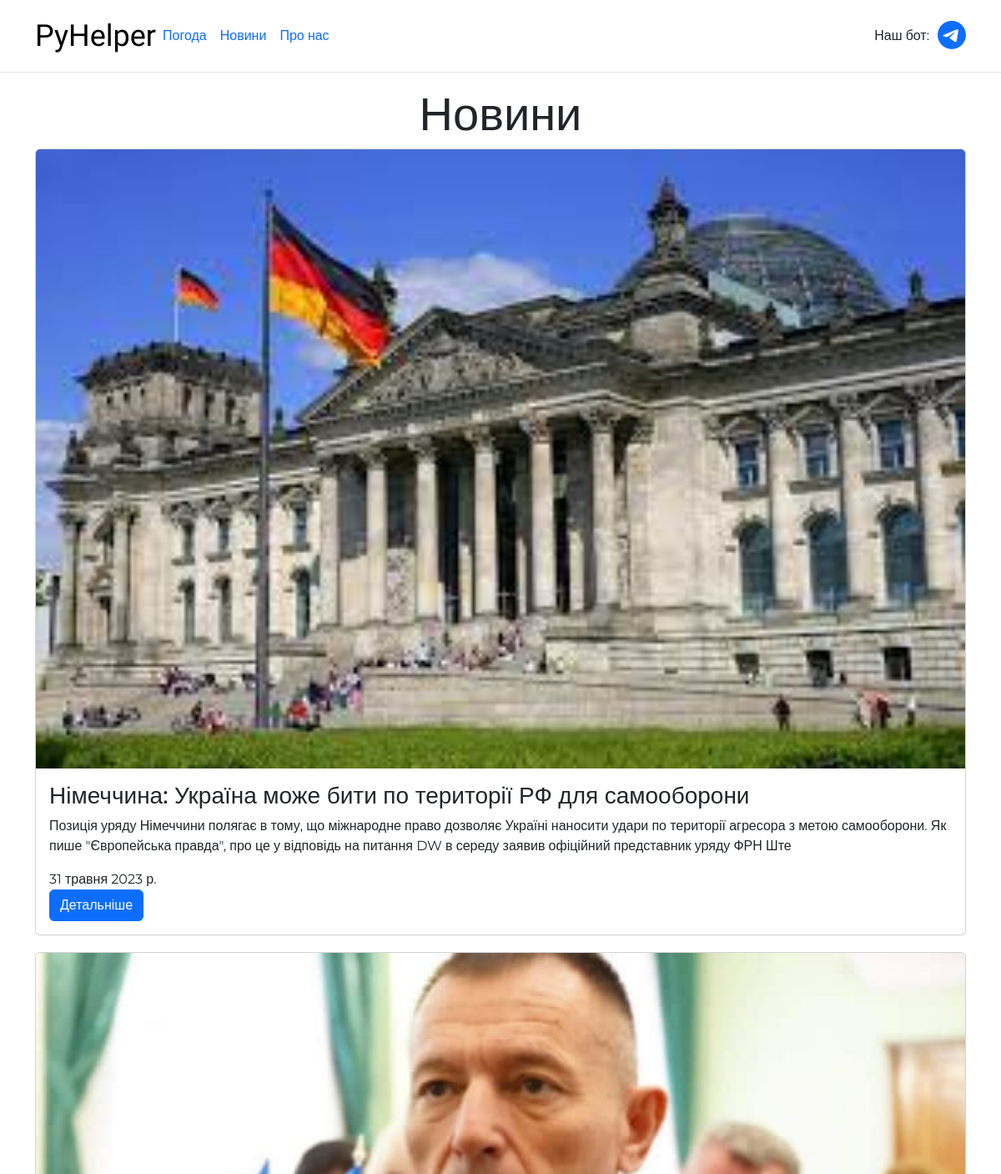
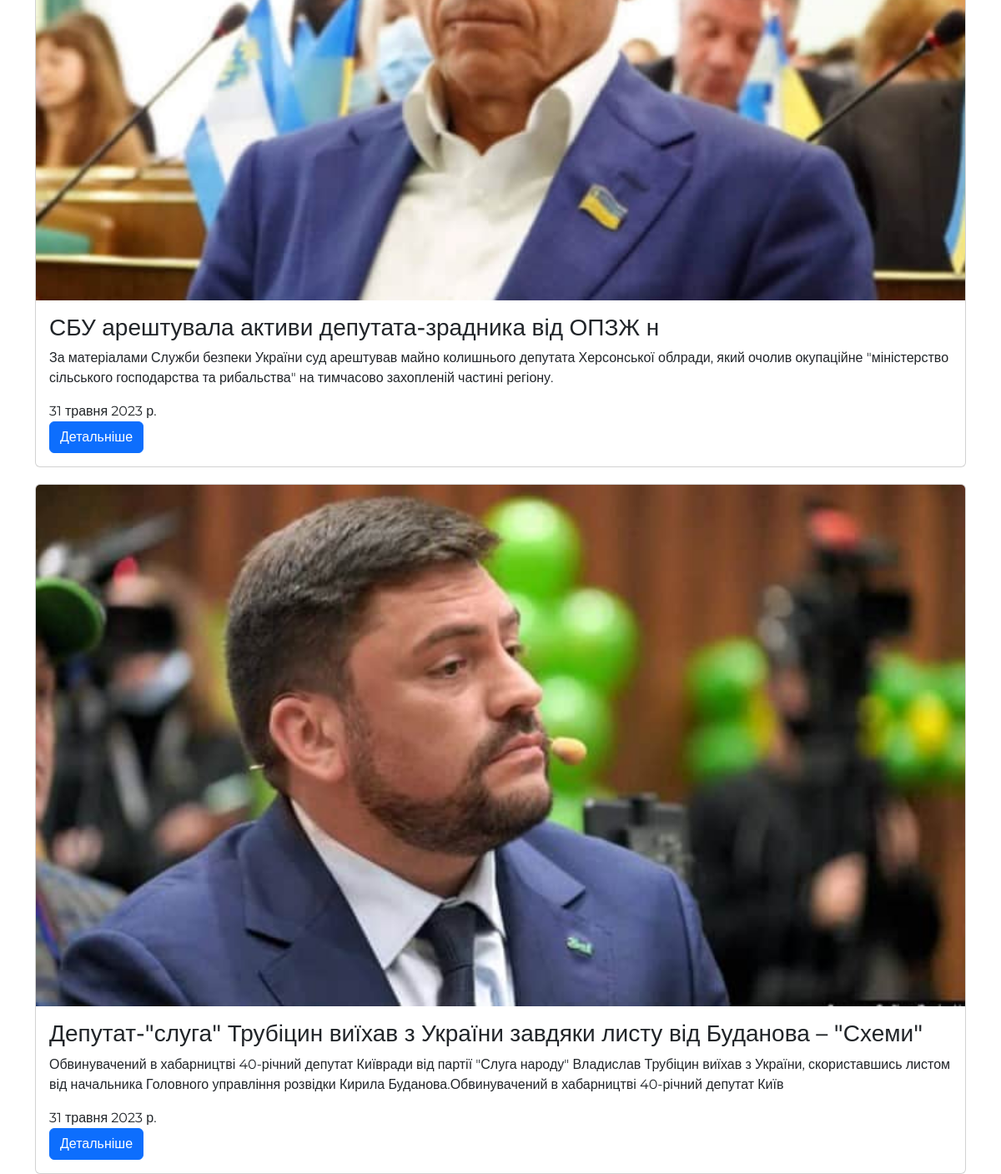
Page /news/ on the committed database (2 pictures, top to bottom).
### news/models.py (models this page shows, shortened)
class Articles(models.Model):
    title = models.CharField('Назва', max_length=100)
    anons = models.CharField('Анонс', max_length=250)
    full_text = models.TextField('Стаття')
    image = models.ImageField('Зображення', default='img.jpg', upload_to='static/article_images/')
    date = models.DateField('Дата публікації')

### news/views.py (the view)
# urls.py: path('news', views.weather, name='news'),
def news(request):
   news = Articles.objects.all()
   return render(request, 'news/index.html', {'news': news})

### news/templates/news/index.html
{% extends 'myapp/layout.html'%}
{% load static %}
{% block content %}
<h3 class="news-title display-4">Новини</h3>
<div class="flex-container">
   {% for el in news %}
      <div class="card">
         <img class="card-img-top" src="/{{ el.image }}" alt="image">
         <div class="card-body">
            <h3 class="card-title">{{ el.title }}</h3>
            <p class="card-text">{{ el.anons }}</p>
            <div class="card-date">{{ el.date }}</div>
            <a href="#" class="btn btn-primary">Детальніше</a>
         </div>
</div>
  {% endfor %}
</div>
{% endblock %}z

### myapp/templates/myapp/layout.html (shortened to what this page needs)
<!DOCTYPE html>
<html lang="en">
<head>
   <link rel="stylesheet" href="https://cdn.jsdelivr.net/npm/bootstrap@5.2.3/dist/css/bootstrap.min.css"
>
   {% load static %}
   <link rel="stylesheet" type="text/css" href="{% static 'css/style.css' %}">
   <link rel="stylesheet" href="https://cdnjs.cloudflare.com/ajax/libs/font-awesome/6.4.0/css/all.min.css">
</head>
<body>
   <header class="p-3 mb-3 border-bottom">
      <div class="container">
         <div class="d-flex flex-wrap align-items-center justify-content-center justify-content-lg-start">
            <a href="/" class="logo d-flex align-items-center mb-2 mb-lg-0 link-body-emphasis text-decoration-none">
               PyHelper
            </a>
            <ul class="nav col-12 col-lg-auto me-lg-auto mb-2 justify-content-center mb-md-0">
               <li><a href="{% url 'weather' %}" class="nav-link px-2 link-body-emphasis">Погода</a></li>
               <li><a href="{% url 'news' %}" class="nav-link px-2 link-body-emphasis">Новини</a></li>
               <li><a href="{% url 'about' %}" class="nav-link px-2 link-body-emphasis">Про нас</a></li>
            </ul>
            <ul class="nav-telegram">
               <div class="title">Наш бот:</div>
               <a href="https://t.me/indz_weather_bot" class="telegram-link">
                  <i class="fab fa-telegram"></i>
               </a>
            </ul>
         </div>
      </div>
   </header>
   <div class="container">
      {% block content %}{% endblock %}
   </div>
</body>
</html>

### static/css/style.css (style rules this page uses)
* { transition: 0.5s; font-family: 'Montserrat', sans-serif; }
header { background: rgba(255, 255, 255, 0.6); }
.logo { color: black; font-size: 36px; font-family: 'Nova Square', cursive; }
.news-title { text-align: center; }
.flex-container { display: flex; flex-direction: column; flex-wrap: wrap; gap: 20px; justify-content: center; }
.telegram-link { font-size: 35px; }
.nav-telegram { display: flex; flex-direction: row; gap: 10px; justify-content: center; margin-bottom: 0px; }
.nav-telegram .title { height: auto; margin: auto; }

### rows in the picture
Articles: image (picture), title "Німеччина: Україна може бити по території РФ для самооборони", anons "Позиція уряду Німеччини полягає в тому, що міжнародне право дозволяє Україні наносити удари по території агресора з метою самооборони. Як пише \"Європейська правда\", про це у відповідь на питання DW в середу заявив офіційний представник уряду ФРН Ште", date "31 травня 2023 р."
Articles: image (picture), title "СБУ арештувала активи депутата-зрадника від ОПЗЖ н", anons "За матеріалами Служби безпеки України суд арештував майно колишнього депутата Херсонської облради, який очолив окупаційне \"міністерство сільського господарства та рибальства\" на тимчасово захопленій частині регіону.", date "31 травня 2023 р."
Articles: image (picture), title "Депутат-\"слуга\" Трубіцин виїхав з України завдяки листу від Буданова – \"Схеми\"", anons "Обвинувачений в хабарництві 40-річний депутат Київради від партії \"Слуга народу\" Владислав Трубіцин виїхав з України, скориставшись листом від начальника Головного управління розвідки Кирила Буданова.Обвинувачений в хабарництві 40-річний депутат Київ", date "31 травня 2023 р."
